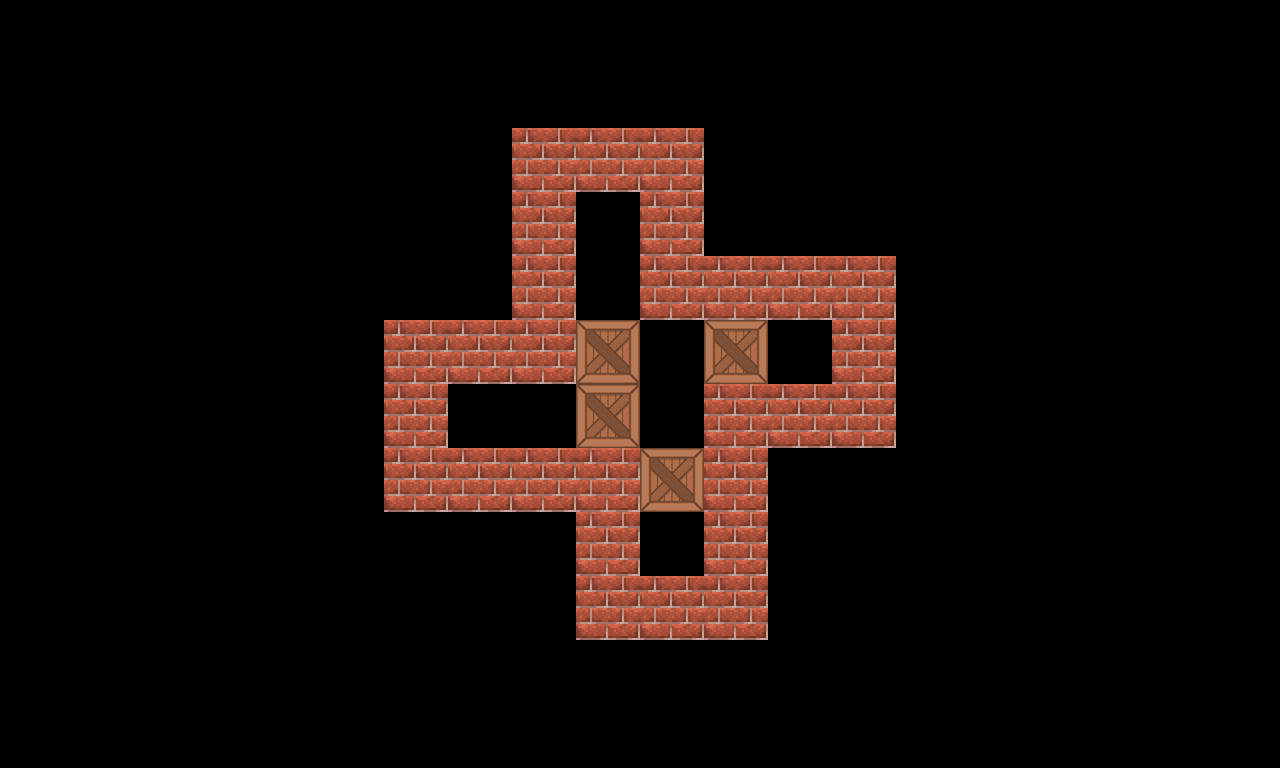

A level layout from a 2D game, rendered from its tile map. Below: a short description, then the map file with its tile-grid data intact:
An orthogonal 20x12 tile map with 64x64 px tiles, 2 tile layers (Collisions, Boxes) and 5 objects (4x box_point, player).

<map version="1.10" tiledversion="1.11.2" orientation="orthogonal" renderorder="right-down" width="20" height="12" tilewidth="64" tileheight="64" infinite="0" nextlayerid="5" nextobjectid="6">
 <tileset firstgid="1" source="../assets/tsx/tiles.tsx" />
 <layer id="1" name="Collisions" width="20" height="12">
  <data encoding="csv">
0,0,0,0,0,0,0,0,0,0,0,0,0,0,0,0,0,0,0,0,
0,0,0,0,0,0,0,0,0,0,0,0,0,0,0,0,0,0,0,0,
0,0,0,0,0,0,0,0,3,3,3,0,0,0,0,0,0,0,0,0,
0,0,0,0,0,0,0,0,3,0,3,0,0,0,0,0,0,0,0,0,
0,0,0,0,0,0,0,0,3,0,3,3,3,3,0,0,0,0,0,0,
0,0,0,0,0,0,3,3,3,0,0,0,0,3,0,0,0,0,0,0,
0,0,0,0,0,0,3,0,0,0,0,3,3,3,0,0,0,0,0,0,
0,0,0,0,0,0,3,3,3,3,0,3,0,0,0,0,0,0,0,0,
0,0,0,0,0,0,0,0,0,3,0,3,0,0,0,0,0,0,0,0,
0,0,0,0,0,0,0,0,0,3,3,3,0,0,0,0,0,0,0,0,
0,0,0,0,0,0,0,0,0,0,0,0,0,0,0,0,0,0,0,0,
0,0,0,0,0,0,0,0,0,0,0,0,0,0,0,0,0,0,0,0
</data>
 </layer>
 <layer id="3" name="Boxes" width="20" height="12">
  <data encoding="csv">
0,0,0,0,0,0,0,0,0,0,0,0,0,0,0,0,0,0,0,0,
0,0,0,0,0,0,0,0,0,0,0,0,0,0,0,0,0,0,0,0,
0,0,0,0,0,0,0,0,0,0,0,0,0,0,0,0,0,0,0,0,
0,0,0,0,0,0,0,0,0,0,0,0,0,0,0,0,0,0,0,0,
0,0,0,0,0,0,0,0,0,0,0,0,0,0,0,0,0,0,0,0,
0,0,0,0,0,0,0,0,0,1,0,1,0,0,0,0,0,0,0,0,
0,0,0,0,0,0,0,0,0,1,0,0,0,0,0,0,0,0,0,0,
0,0,0,0,0,0,0,0,0,0,1,0,0,0,0,0,0,0,0,0,
0,0,0,0,0,0,0,0,0,0,0,0,0,0,0,0,0,0,0,0,
0,0,0,0,0,0,0,0,0,0,0,0,0,0,0,0,0,0,0,0,
0,0,0,0,0,0,0,0,0,0,0,0,0,0,0,0,0,0,0,0,
0,0,0,0,0,0,0,0,0,0,0,0,0,0,0,0,0,0,0,0
</data>
 </layer>
 <objectgroup id="4" name="BoxMarkers">
  <object id="1" name="box_point" x="608" y="229.333">
   <point />
  </object>
  <object id="2" name="box_point" x="793.333" y="357.333">
   <point />
  </object>
  <object id="3" name="box_point" x="478.667" y="418.667">
   <point />
  </object>
  <object id="4" name="box_point" x="672" y="556">
   <point />
  </object>
  <object id="5" name="player" x="669.333" y="418.667">
   <point />
  </object>
 </objectgroup>
</map>